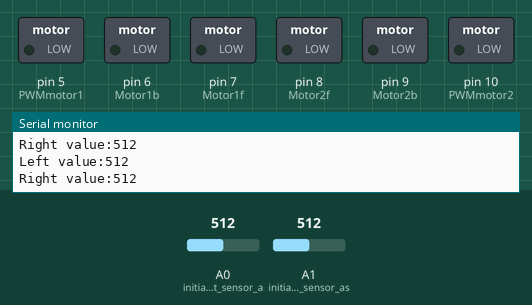
Bench run of a sketch on a simulated Arduino Uno, built with avr-gcc and run on an emulated ATmega328P. Shown: switched loads named in the sketch (green lamp = pin HIGH), the last lines printed to the serial monitor. The inputs (shaded band) are chosen by the test bench; at power-on: A0 (initialize_Right_sensor_a) = 512, A1 (initialize_Left_sensor_as) = 512.

Above: at 10.8 s.
10.9 s: A0 (initialize_Right_sensor_a) set to 42
21.2 s: A0 (initialize_Right_sensor_a) set to 35
At 30.7 s:
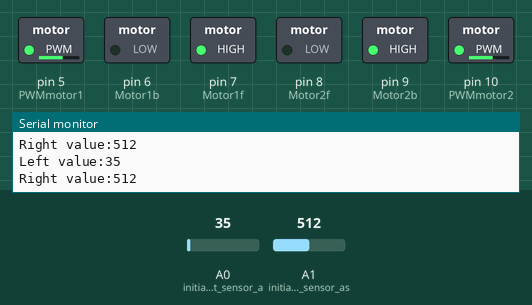
31.5 s: A1 (initialize_Left_sensor_as) set to 42
41.5 s: A1 (initialize_Left_sensor_as) set to 35
At 42.8 s:
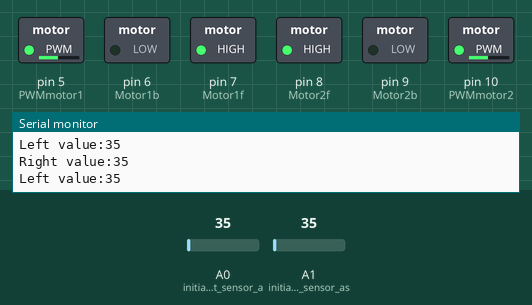
51.5 s: A0 (initialize_Right_sensor_a) set to 122
At 52.6 s:
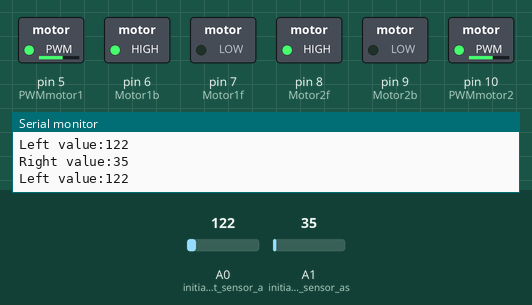
61.5 s: A1 (initialize_Left_sensor_as) set to 122
At 62.0 s:
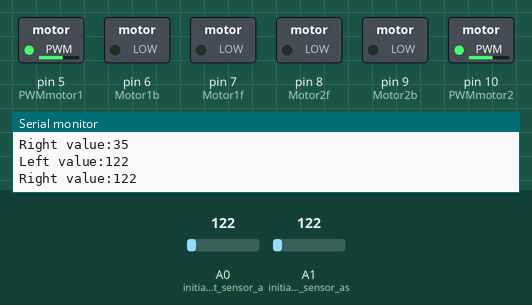
Timing chart, 0 to 64.5 s (numbered marks = the images above; inputs shaded):
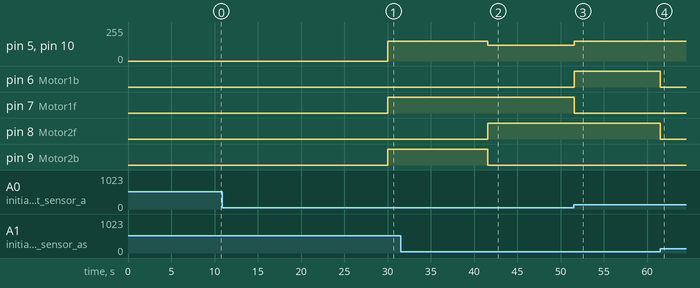

Measured:
- the behaviour switches between 40 and 39 on A0 (initialize_Right_sensor_a) (found by bisection; images 0 and 1)
- the behaviour switches between 40 and 39 on A1 (initialize_Left_sensor_as) (found by bisection; images 1 and 2)
- after the input at 21.2 s, pin 5 (PWMmotor1), pin 10 (PWMmotor2): 0/255 → 150/255 after 8.8 s; pin 7 (Motor1f), pin 9 (Motor2b): LOW → HIGH after 8.8 s
- after the input at 41.5 s, pin 5 (PWMmotor1), pin 10 (PWMmotor2): 150/255 → 120/255 after 0.06 s; pin 8 (Motor2f): LOW → HIGH after 0.06 s; pin 9 (Motor2b): HIGH → LOW after 0.06 s
- after the input at 51.5 s, pin 5 (PWMmotor1), pin 10 (PWMmotor2): 120/255 → 150/255 after 0.05 s; pin 6 (Motor1b): LOW → HIGH after 0.05 s; pin 7 (Motor1f): HIGH → LOW after 0.05 s
- after the input at 61.5 s, pin 6 (Motor1b), pin 8 (Motor2f): HIGH → LOW at once

The sketch:

line_folllower.ino
```cpp
#define Motor1f 7
 #define Motor1b 6
 #define Motor2f 8
 #define Motor2b 9
 #define PWMmotor1 5
 #define PWMmotor2 10

 int valuePWM1=120; // speed motor 1
 int valuePWM2=150; // speed motor 2

void setup() {
  Serial.begin(9600);
  pinMode(Motor1f,OUTPUT);
  pinMode(Motor1b,OUTPUT);
  pinMode(Motor2f,OUTPUT);
  pinMode(Motor2b,OUTPUT);
  pinMode(PWMmotor1,OUTPUT);
  pinMode(PWMmotor2,OUTPUT);

pinMode(A0, INPUT); // initialize Right sensor as an inut
pinMode(A1, INPUT); // initialize Left sensor as as input

}

void loop() {

  int LEFT_SENSOR = analogRead(A0);
  int RIGHT_SENSOR = analogRead(A1);
  Serial.print("Left value:");
  Serial.println(LEFT_SENSOR);
  Serial.print("Right value:");
  Serial.println(RIGHT_SENSOR);


if(RIGHT_SENSOR<40&& LEFT_SENSOR<40) //FORWARD
{
            digitalWrite(Motor1f, HIGH);
            digitalWrite(Motor1b, LOW);
            digitalWrite(Motor2f, HIGH);
            digitalWrite(Motor2b, LOW);
            analogWrite(PWMmotor1, valuePWM1);
            analogWrite(PWMmotor2, valuePWM1);
}

 else if(RIGHT_SENSOR>40 && LEFT_SENSOR<40) //LEFT
 {
            digitalWrite(Motor1b, LOW);
            digitalWrite(Motor1f, HIGH);
            digitalWrite(Motor2b, HIGH);
            digitalWrite(Motor2f, LOW);
            analogWrite(PWMmotor1, valuePWM2);
            analogWrite(PWMmotor2, valuePWM2);
}

else if(RIGHT_SENSOR<40 && LEFT_SENSOR>40) //RIGHT
 {
              digitalWrite(Motor1b, HIGH);
              digitalWrite(Motor1f, LOW);
              digitalWrite(Motor2b, LOW);
              digitalWrite(Motor2f, HIGH);
              analogWrite(PWMmotor1, valuePWM2);
              analogWrite(PWMmotor2, valuePWM2);
}

else if(RIGHT_SENSOR>40 && LEFT_SENSOR>40) //BACK
{
              digitalWrite(Motor1b, LOW);
              digitalWrite(Motor1f, LOW);
              digitalWrite(Motor2b, LOW);
              digitalWrite(Motor2f, LOW);
              delay(10000);
 }
}
```
